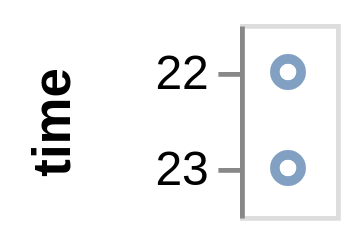

The Vega-Lite source for this figure:
### Vega specification from a JSON file in a GitHub repository (floating-point values rounded to 4 significant figures)
{"$schema": "https://vega.github.io/schema/vega/v4.json", "description": "Google's stock price over time.", "autosize": "pad", "padding": 5, "width": 20, "style": "cell", "data": [{"name": "source_0", "values": [{"date": "10 Oct 2011 22:48:00"}, {"date": "11 Oct 2022 23:00:00"}]}, {"name": "data_0", "source": "source_0", "transform": [{"type": "formula", "expr": "utcParse(datum[\"date\"],'%d %b %Y %H:%M:%S')", "as": "date"}, {"type": "formula", "as": "hours_date", "expr": "datetime(0, 0, 1, hours(datum[\"date\"]), 0, 0, 0)"}]}], "signals": [{"name": "y_step", "value": 20}, {"name": "height", "update": "bandspace(domain('y').length, 1, 0.5) * y_step"}], "marks": [{"name": "marks", "type": "symbol", "style": ["point"], "from": {"data": "data_0"}, "encode": {"update": {"opacity": {"value": 0.7}, "fill": {"value": "transparent"}, "stroke": {"value": "#4c78a8"}, "tooltip": {"signal": "{\"time\": timeFormat(datum[\"hours_date\"], '%H')}"}, "x": {"signal": "width", "mult": 0.5}, "y": {"scale": "y", "field": "hours_date"}}}}], "scales": [{"name": "y", "type": "point", "domain": {"data": "data_0", "field": "hours_date", "sort": true}, "range": {"step": {"signal": "y_step"}}, "padding": 0.5}], "axes": [{"scale": "y", "orient": "left", "grid": false, "title": "time", "labelOverlap": true, "encode": {"labels": {"update": {"text": {"signal": "timeFormat(datum.value, '%H')"}}}}, "zindex": 1}], "config": {"axisY": {"minExtent": 30}}}
